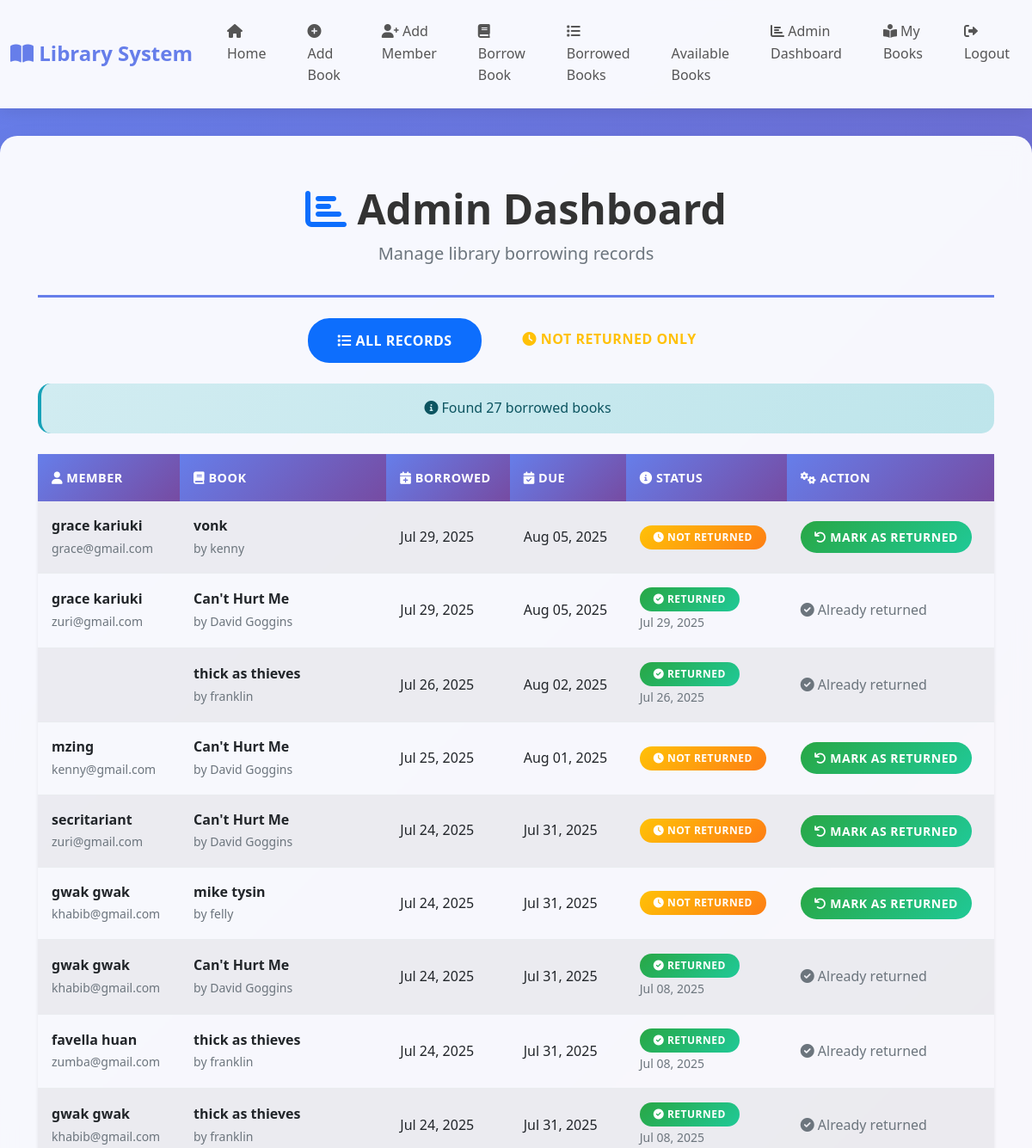
Before: /admin-dashboard/ (signed in, upper part) with the older database file.
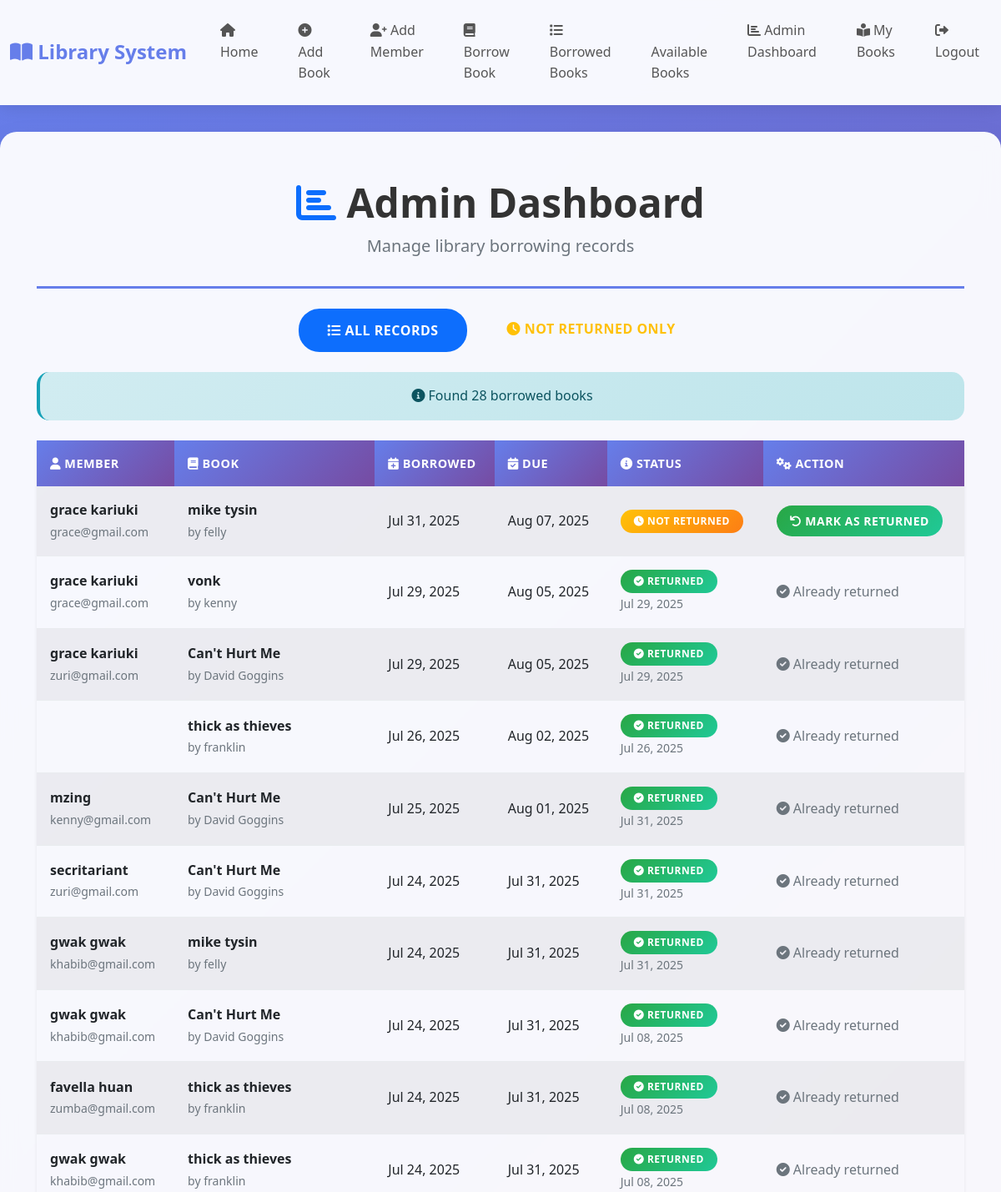
After: the same page with the newer database file.
### library_app/models.py (models this page shows, shortened)
class BorrowedBook(models.Model):
    member=models.ForeignKey(Member,on_delete=models.CASCADE)
    user=models.ForeignKey(User,on_delete=models.CASCADE,null=True, blank=True)
    book=models.ForeignKey(Book,on_delete=models.CASCADE)
    borrowdate=models.DateField(auto_now_add=True)
    returndate=models.DateField(null=True, blank=True)
    is_returned=models.BooleanField(default=False)
    due_date = models.DateTimeField(default=default_due_date, null=False)

class Member(models.Model):
    user = models.OneToOneField(User, on_delete=models.CASCADE, null=True, blank=True)
    fullname=models.CharField(max_length=255)
    email=models.EmailField()
    phonenumber=models.CharField(max_length=13,validators=[RegexValidator(r'^\+?\d{10,13}$',message='Enter a valid phone number(10-13digits)')],)
    registration_date=models.DateField(auto_now_add=True)

class Book(models.Model):
    title=models.CharField(max_length=255)
    author=models.CharField(max_length=255)
    total_copies=models.PositiveIntegerField(validators=[minvalidator(0)], default=0)
    available_copies=models.PositiveIntegerField(validators=[minvalidator(0)], default=0)
    date_added=models.DateField(auto_now_add=True)

### library_app/views.py (the view)
# urls.py: path('admin-dashboard/', views.admin_dashboard, name='admin_dashboard'),
@staff_member_required
def admin_dashboard(request):
    filter_type = request.GET.get('filter')
    if filter_type == 'not_returned':
        borrowed_books = BorrowedBook.objects.select_related('member', 'book').filter(is_returned=False).order_by('-borrowdate')
    else:
        borrowed_books = BorrowedBook.objects.select_related('member', 'book').order_by('-borrowdate')
    print(f"Admin dashboard - Total books: {borrowed_books.count()}")
    print(f"Admin dashboard - Not returned: {BorrowedBook.objects.filter(is_returned=False).count()}")
    for book in borrowed_books:
        print(f"Admin - Book: {book.book.title}, Member: {book.member.fullname}, Is returned: {book.is_returned}")
    if not borrowed_books:
        messages.info(request, "No borrowed books found.")
    return render(request, 'admin_dashboard.html', {'borrowed_books': borrowed_books, 'now': timezone.now(), 'filter_type': filter_type})

### library_app/templates/admin_dashboard.html (shortened to what the changed rows need)
{% extends 'base.html' %}
{% block content %}
<div class="container py-4">
    <div class="page-header mb-4 text-center">
        <h1 class="display-5"><i class="fas fa-chart-bar text-primary"></i> Admin Dashboard</h1>
        <p class="lead text-muted">Manage library borrowing records</p>
    </div>
    <div class="d-flex justify-content-center gap-3 mb-4">
        <a href="{% url 'admin_dashboard' %}" class="btn btn-outline-primary {% if not filter_type %}active{% endif %}">
        </a>
        <a href="{% url 'admin_dashboard' %}?filter=not_returned" class="btn btn-outline-warning {% if filter_type == 'not_returned' %}active{% endif %}">
        </a>
    </div>
    {% if borrowed_books %}
        <div class="alert alert-info text-center">
            <i class="fas fa-info-circle"></i> Found {{ borrowed_books|length }} borrowed books
        </div>
        <div class="table-responsive shadow-sm">
            <table class="table table-striped align-middle">
                <thead class="table-dark">
                    <tr>
                        <th><i class="fas fa-user"></i> Member</th>
                        <th><i class="fas fa-book"></i> Book</th>
                        <th><i class="fas fa-calendar-plus"></i> Borrowed</th>
                        <th><i class="fas fa-calendar-check"></i> Due</th>
                        <th><i class="fas fa-info-circle"></i> Status</th>
                        <th><i class="fas fa-cogs"></i> Action</th>
                    </tr>
                </thead>
                <tbody>
                    {% for record in borrowed_books %}
                        <tr>
                            <td>
                                <strong>{{ record.member.fullname }}</strong><br>
                                <small class="text-muted">{{ record.member.email }}</small>
                            </td>
                            <td>
                                <strong>{{ record.book.title }}</strong><br>
                                <small class="text-muted">by {{ record.book.author }}</small>
                            </td>
                            <td>{{ record.borrowdate|date:"M d, Y" }}</td>
                            <td>{{ record.due_date|date:"M d, Y" }}</td>
                            <td>
                                {% if record.is_returned %}
                                    <span class="badge bg-success">
                                        <i class="fas fa-check-circle"></i> Returned
                                    </span><br>
                                    <small class="text-muted">{{ record.returndate|date:"M d, Y" }}</small>
                                {% else %}
                                    <span class="badge bg-warning">
                                        <i class="fas fa-clock"></i> Not Returned
                                    </span>
                                {% endif %}
                            </td>
                            <td>
                                {% if not record.is_returned %}
                                    <form method="post" action="{% url 'mark_as_returned' record.id %}" class="d-inline">
                                        <button type="submit" class="btn btn-sm btn-success" onclick="return confirm('Mark as returned?')">
                                            <i class="fas fa-undo"></i> Mark as Returned
                                        </button>
                                    </form>
                                {% else %}
                                    <span class="text-muted">
                                        <i class="fas fa-check-circle"></i> Already returned
                                    </span>
                                {% endif %}
                            </td>
                        </tr>
                    {% endfor %}
                </tbody>
            </table>
        </div>
    {% else %}
        <div class="alert alert-info text-center">
            <i class="fas fa-info-circle"></i> No borrowed books found.
        </div>
    {% endif %}
</div>
{% endblock %}

Changed rows visible on the page:
added BorrowedBook: member.fullname "grace kariuki", member.email "grace@gmail.com", book "mike tysin", book.author "felly", borrowdate "Jul 31, 2025", due_date "Aug 07, 2025", is_returned False (drawn)
changed BorrowedBook "vonk": returndate (not shown) → "Jul 29, 2025"; is_returned "NOT RETURNED MARK AS RETURNED" → "RETURNED Already returned"
changed BorrowedBook "Jul 25, 2025": returndate (not shown) → "Jul 31, 2025"; is_returned "NOT RETURNED MARK AS RETURNED" → "RETURNED Already returned"
changed BorrowedBook "secritariant": returndate (not shown) → "Jul 31, 2025"; is_returned "NOT RETURNED MARK AS RETURNED" → "RETURNED Already returned"
changed BorrowedBook (number 7 of 10 on the later page): returndate (not shown) → "Jul 31, 2025"; is_returned "NOT RETURNED MARK AS RETURNED" → "RETURNED Already returned"
Other visible differences:
{{ borrowed_books|length }}: "27" → "28"
